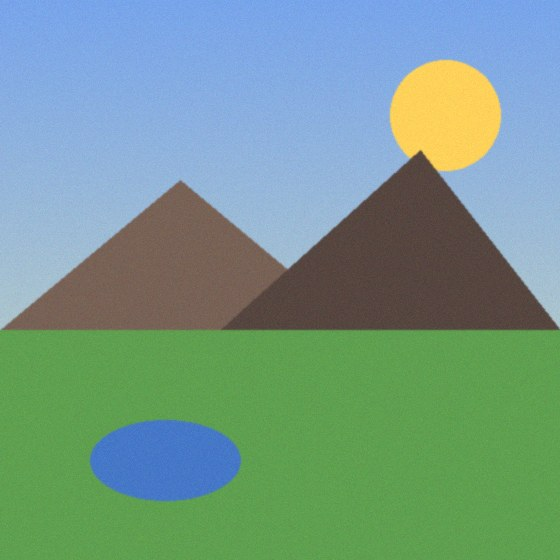
#> input picture scripts/fixtures/test-photo.jpg, 560 x 560 px
$ python -i lineart.py   (imports and definitions only)
#> lines starting #> are read from the running program, lines starting #| are printed output that depends on the picture; after the words box and inside, x2 and y2 are one past the last pixel; in counts of white or black regions, pixels touching at a corner belong together
### backend/pipeline/quantize.py
"""Etapa 2: cuantizacion de color (sin OpenCV).

Reduce la imagen a una paleta pequena con k-means en espacio LAB y produce un
mapa de etiquetas limpio. Dos ideas clave para acercarnos a la calidad
"Happy Color":

1. Muestreo ponderado por bordes: al entrenar k-means se da mas peso a los
   pixeles cerca de bordes/detalle (caras, rasgos) y menos a las zonas planas
   (fondos). Asi los colores "tienen sentido" en vez de gastarse en 20 grises
   casi identicos del fondo.

2. Filtro de mayoria sobre el mapa de etiquetas: cada pixel toma la etiqueta
   mas frecuente de su vecindad. Esto aplana la textura (acuarela, ruido) en
   zonas limpias y suaviza las fronteras -> menos "confeti", regiones grandes.
"""

import numpy as np
from skimage.color import lab2rgb, rgb2gray, rgb2lab
from skimage.filters import sobel
from skimage.filters.rank import majority
from skimage.morphology import disk
from sklearn.cluster import MiniBatchKMeans

SAMPLE_SIZE = 60000  # pixeles para entrenar k-means


def _hex(r: int, g: int, b: int) -> str:
    return "#%02x%02x%02x" % (int(r), int(g), int(b))


def quantize(rgb, n_colors=24, seed=42, detail_bias=4.0, clean_radius=2):
    """Cuantiza a `n_colors`.

    Args:
        detail_bias: cuanto se prioriza el detalle/bordes al elegir colores
            (0 = uniforme; mayor = mas resolucion de color en caras/rasgos).
        clean_radius: radio del filtro de mayoria para limpiar fronteras
            (0 lo desactiva; mayor = mas limpio pero pierde detalle fino).

    Returns:
        label_image (H, W) int32  -> indice de paleta por pixel
        palette     list[dict]    -> [{index, hex, rgb:[r,g,b]}]
    """
    h, w = rgb.shape[:2]
    n_colors = max(2, min(n_colors, 120))

    lab_img = rgb2lab(rgb.astype(np.float64) / 255.0)
    flat = lab_img.reshape(-1, 3).astype(np.float32)

    # Pesos de muestreo: mas probabilidad cerca de bordes (detalle).
    grad = sobel(rgb2gray(rgb.astype(np.float64) / 255.0))
    grad = grad / (grad.max() + 1e-6)
    weights = 1.0 + detail_bias * grad.reshape(-1)
    weights /= weights.sum()

    rng = np.random.default_rng(seed)
    n_sample = min(flat.shape[0], SAMPLE_SIZE)
    idx = rng.choice(flat.shape[0], size=n_sample, replace=True, p=weights)

    km = MiniBatchKMeans(
        n_clusters=n_colors, random_state=seed, n_init=3, max_iter=100, batch_size=4096
    )
    km.fit(flat[idx])
    labels = km.predict(flat)
    label_image = labels.reshape(h, w).astype(np.int32)

    # Limpieza de fronteras: filtro de mayoria (vota la etiqueta mas comun).
    if clean_radius and clean_radius > 0 and n_colors <= 256:
        smoothed = majority(label_image.astype(np.uint8), disk(int(clean_radius)))
        label_image = smoothed.astype(np.int32)

    # Centroides LAB -> RGB para la paleta.
    centers_lab = km.cluster_centers_.reshape(1, -1, 3).astype(np.float64)
    centers_rgb = (np.clip(lab2rgb(centers_lab), 0.0, 1.0) * 255.0).reshape(-1, 3)
    centers_rgb = np.round(centers_rgb).astype(np.uint8)

    palette = []
    for i, (r, g, b) in enumerate(centers_rgb):
        palette.append({"index": i, "hex": _hex(r, g, b), "rgb": [int(r), int(g), int(b)]})

    return label_image, palette

### backend/pipeline/lineart.py
"""Segmentacion por LINEAS (no por color) para el modo ilustracion/IA.

Replica como define Happy Color cada pieza: las regiones son las AREAS
ENCERRADAS por las lineas de tinta del dibujo, no trozos de color. Asi, al
pintar "la mejilla" se rellena toda la mejilla (delimitada por sus lineas), aunque
tenga varios tonos, en vez de muchas manchas por color.

Pasos:
  1. detectar las lineas (tinta fina y oscura) -> mascara de "muros"
  2. componentes conexas de lo NO-muro = piezas encerradas por lineas
  3. asignar los pixeles de linea a la pieza vecina mas cercana (sin huecos)
  4. fusionar piezas diminutas en su vecina
"""

import base64
import heapq
import io
from collections import defaultdict

import numpy as np
from PIL import Image
from scipy.ndimage import binary_closing, binary_opening, distance_transform_edt
from skimage.color import lab2rgb, rgb2gray, rgb2lab
from skimage.filters import sobel
from skimage.measure import find_contours, label as cc_label
from skimage.segmentation import slic
from sklearn.cluster import KMeans
from shapely.geometry import LinearRing

from .quantize import quantize


def _subdivide_large(region_map, n, rgb, max_area_px):
    """Parte las regiones MAS GRANDES que el tope en celdas (superpixeles) para
    que ningun clic pueda pintar mas de `max_area_px`. Las zonas pequenas y de
    detalle no se tocan."""
    area = np.bincount(region_map.ravel(), minlength=n)
    big = np.where(area > max_area_px * 1.2)[0]
    if len(big) == 0:
        return region_map, n
    total = region_map.size
    n_seg = max(8, int(total / (max_area_px * 0.7)))
    sp = slic(rgb, n_segments=n_seg, compactness=18, start_label=0, enforce_connectivity=True)
    out = region_map.copy()
    nxt = n
    for r in big:
        mask = region_map == r
        first = True
        for s in np.unique(sp[mask]):
            cell = mask & (sp == s)
            if not cell.any():
                continue
            if first:
                first = False  # la primera celda conserva el id r
                continue
            out[cell] = nxt
            nxt += 1
    uniq = np.unique(out)
    remap = np.zeros(int(uniq.max()) + 1, dtype=np.int64)
    remap[uniq] = np.arange(len(uniq))
    return remap[out].astype(np.int32), len(uniq)


def auto_dark_thresh(rgb) -> float:
    """Umbral de tinta automatico: la tinta son los pixeles mas oscuros."""
    gray = rgb2gray(rgb.astype(np.float64) / 255.0)
    return float(np.clip(np.percentile(gray, 7) + 0.05, 0.18, 0.42))


def auto_edge_thresh(rgb) -> float:
    """Umbral de borde automatico: percentil alto de la magnitud del gradiente."""
    g = sobel(rgb2gray(rgb.astype(np.float64) / 255.0))
    return float(np.clip(np.percentile(g, 90), 0.05, 0.22))


def _ink_lines(rgb, dark_thresh: float = 0.32, line_width: int = 3) -> np.ndarray:
    """Mascara de las lineas de tinta: oscuras y FINAS (no los rellenos oscuros)."""
    gray = rgb2gray(rgb.astype(np.float64) / 255.0)
    dark = gray < dark_thresh
    k = line_width * 2 + 1
    thick = binary_opening(dark, structure=np.ones((k, k), dtype=bool))
    return dark & ~thick


# [66 lines left out: functions ink_walls, line_overlay_path, number_overlay_path, _mask_to_path, detect_walls, not called in this run]


def _region_means(region_map, n, rgb):
    flat = region_map.ravel()
    counts = np.bincount(flat, minlength=n).astype(np.float64)
    counts[counts == 0] = 1.0
    return np.stack(
        [np.bincount(flat, weights=rgb[:, :, c].ravel().astype(np.float64), minlength=n) / counts
         for c in range(3)], axis=1)


def _merge_small(region_map, n, rgb, min_area_pct):
    """Fusiona piezas con area < min_area en la vecina (mayor frontera; desempate color)."""
    h, w = region_map.shape
    min_area = max(1, int(h * w * (min_area_pct / 100.0)))
    area = np.bincount(region_map.ravel(), minlength=n).astype(np.int64)
    lab = rgb2lab(_region_means(region_map, n, rgb).reshape(1, -1, 3) / 255.0).reshape(-1, 3)

    adj = defaultdict(lambda: defaultdict(int))

    def accum(a, b):
        m = a != b
        if not m.any():
            return
        lo = np.minimum(a[m], b[m]).astype(np.int64)
        hi = np.maximum(a[m], b[m]).astype(np.int64)
        uniq, cnt = np.unique(lo * (n + 1) + hi, return_counts=True)
        for k, c in zip(uniq, cnt):
            ra, rb = int(k // (n + 1)), int(k % (n + 1))
            adj[ra][rb] += int(c)
            adj[rb][ra] += int(c)

    accum(region_map[:, :-1].ravel(), region_map[:, 1:].ravel())
    accum(region_map[:-1, :].ravel(), region_map[1:, :].ravel())

    parent = list(range(n))

    def find(x):
        r = x
        while parent[r] != r:
            r = parent[r]
        while parent[x] != r:
            parent[x], x = r, parent[x]
        return r

    def merge_into_best(root):
        nb = adj.get(root)
        if not nb:
            return None
        best, bborder, bdist = None, -1, None
        ml = lab[root]
        for nn, border in nb.items():
            nr = find(nn)
            if nr == root:
                continue
            d = float(np.linalg.norm(lab[nr] - ml))
            if border > bborder or (border == bborder and (bdist is None or d < bdist)):
                best, bborder, bdist = nr, border, d
        if best is None:
            return None
        parent[root] = best
        area[best] += area[root]
        for nn, border in nb.items():
            nr = find(nn)
            if nr == best:
                continue
            adj[best][nr] += border
            adj[nr][best] += border
            adj[nr].pop(root, None)
        adj.pop(root, None)
        adj[best].pop(root, None)
        return best

    heap = [(int(area[r]), r) for r in range(n) if 0 < area[r] < min_area]
    heapq.heapify(heap)
    while heap:
        a_size, r = heapq.heappop(heap)
        root = find(r)
        if root != r or area[root] != a_size or area[root] >= min_area:
            continue
        surv = merge_into_best(root)
        if surv is not None and area[surv] < min_area:
            heapq.heappush(heap, (int(area[surv]), surv))

    roots = np.array([find(r) for r in range(n)], dtype=np.int64)
    uniq = np.unique(roots)
    remap = np.zeros(n, dtype=np.int64)
    remap[uniq] = np.arange(len(uniq))
    out = remap[roots][region_map].astype(np.int32)
    return out, len(uniq)


# [16 lines left out: functions regions_from_lines, _regions_from_walls, not called in this run]


def _hex(r, g, b):
    return "#%02x%02x%02x" % (int(r), int(g), int(b))


def _region_means_u8(region_map, n, rgb):
    return np.clip(np.round(_region_means(region_map, n, rgb)), 0, 255).astype(np.uint8)


def piece_walls(rgb, dark_thresh=0.32, piece_edge_thresh=0.12):
    """Muros de PIEZA = lineas de tinta + bordes fuertes (formas/colores marcados).

    Garantiza que se formen piezas (aunque la deteccion de tinta falle) y delimita
    formas, pero el sombreado SUAVE (gradiente debil) NO supera el umbral, asi que
    no parte la pieza -> esa pieza queda multitono.
    """
    gray = rgb2gray(rgb.astype(np.float64) / 255.0)
    walls = _ink_lines(rgb, dark_thresh) | (sobel(gray) > piece_edge_thresh)
    return binary_closing(walls, structure=np.ones((3, 3), dtype=bool))


def capped_clusters(region_map, n, numbers, max_area_px):
    """Clusters = zonas contiguas del MISMO numero, pero con tope de area.

    Un clic pinta un cluster. Las zonas grandes del mismo color se parten en
    varios clusters (<= max_area_px) para que un clic no pinte medio cuadro.
    """
    from collections import deque

    numbers = np.asarray(numbers)
    area = np.bincount(region_map.ravel(), minlength=n).astype(np.int64)

    adj = defaultdict(set)

    def accum(a, b):
        m = a != b
        if not m.any():
            return
        lo = np.minimum(a[m], b[m]).astype(np.int64)
        hi = np.maximum(a[m], b[m]).astype(np.int64)
        for key in np.unique(lo * (n + 1) + hi):
            ra, rb = int(key // (n + 1)), int(key % (n + 1))
            adj[ra].add(rb)
            adj[rb].add(ra)

    accum(region_map[:, :-1].ravel(), region_map[:, 1:].ravel())
    accum(region_map[:-1, :].ravel(), region_map[1:, :].ravel())

    cluster = [-1] * n
    cid = 0
    for s in range(n):
        if cluster[s] != -1:
            continue
        cluster[s] = cid
        cur = int(area[s])
        q = deque([s])
        while q:
            x = q.popleft()
            for nb in adj.get(x, ()):
                if cluster[nb] == -1 and numbers[nb] == numbers[s] and cur + area[nb] <= max_area_px:
                    cluster[nb] = cid
                    cur += int(area[nb])
                    q.append(nb)
        cid += 1
    return cluster


def _build_palette(numbers, means, centers, k, multitone, multitone_spread):
    """Paleta de la UI: representante por numero + swatches si es multitono."""
    n = len(numbers)
    palette = []
    for g in range(k):
        cols = means[[i for i in range(n) if numbers[i] == g]]
        if multitone and len(cols) > 1:
            spread = float(np.mean(np.std(cols.astype(np.float64), axis=0)))
            lum = cols.astype(np.float64) @ np.array([0.299, 0.587, 0.114])
            order = np.argsort(lum)
            swatches = [_hex(*cols[p]) for p in order[[0, len(order) // 2, len(order) - 1]]]
        else:
            spread = 0.0
            swatches = [_hex(*centers[g])]
        palette.append({
            "index": g, "hex": _hex(*centers[g]),
            "multitone": bool(multitone and spread > multitone_spread), "swatches": swatches,
        })
    return palette


# Presets de DIFICULTAD para fotos. Controlan cuanto detalle/numeros tiene el
# cuadro. Mas colores (n_colors) y piezas mas pequenas (min_piece) = mas detalle
# tanto en el DIBUJO (lineas) como en la fidelidad del resultado pintado.
#   easy   = areas grandes, pocos clics (para empezar)
#   hard   = mucho detalle, mas reto
PHOTO_DIFFICULTY = {
    "easy":   dict(n_colors=18, clean_radius=5, min_piece_pct=0.11, max_cluster_pct=9.0),
    "medium": dict(n_colors=30, clean_radius=4, min_piece_pct=0.055, max_cluster_pct=6.0),
    "hard":   dict(n_colors=46, clean_radius=3, min_piece_pct=0.028, max_cluster_pct=4.5),
}


# [58 lines left out: function build_photo, not called in this run]


def build_lineart(rgb, n_numbers=60, max_cluster_pct=6.0, piece_edge_thresh=None,
                  dark_thresh=None, fine_colors=72, multitone=True, multitone_spread=6.0):
    """Color-by-number por LINEAS para una ilustracion (estilo Happy Color).

    - Las sub-regiones se delimitan por las lineas del dibujo (+ bordes fuertes).
    - El NUMERO va por COLOR (no por pieza): azul es un numero, marron otro -> al
      pintar un numero solo se pintan colores de ESE numero (coherente).
    - Un CLIC pinta una zona contigua del mismo numero, con TOPE de area
      (max_cluster_pct % del lienzo) para que un clic no pinte medio cuadro.
    - multitono: cada sub-region con su tono fiel. plano: el color del numero.

    Returns: region_map, n_regions, fills, numbers, clusters, palette
    """
    h, w = rgb.shape[:2]
    if dark_thresh is None:
        dark_thresh = auto_dark_thresh(rgb)
    if piece_edge_thresh is None:
        piece_edge_thresh = auto_edge_thresh(rgb)

    # Muros = lineas de tinta + bordes fuertes (separan sub-regiones).
    walls = piece_walls(rgb, dark_thresh=dark_thresh, piece_edge_thresh=piece_edge_thresh)

    # Sub-regiones = areas de color que no cruzan lineas (conservan el detalle).
    fine, _pal = quantize(rgb, n_colors=fine_colors, clean_radius=1)
    masked = fine.astype(np.int64)
    masked[walls] = -1
    sub = cc_label(masked, background=-1, connectivity=1)
    if (sub == 0).any() and (sub > 0).any():
        idx = distance_transform_edt(sub == 0, return_distances=False, return_indices=True)
        sub = sub[tuple(idx)]
    uniq = np.unique(sub)
    remap = np.zeros(int(uniq.max()) + 1, dtype=np.int64)
    remap[uniq] = np.arange(len(uniq))
    region_map = remap[sub].astype(np.int32)
    region_map, n = _merge_small(region_map, len(uniq), rgb, min_area_pct=0.006)

    # Subdividir zonas grandes para respetar el tope de area por clic.
    max_area_px = max(1, int(h * w * (max_cluster_pct / 100.0)))
    region_map, n = _subdivide_large(region_map, n, rgb, max_area_px)

    means = _region_means_u8(region_map, n, rgb)

    # NUMERO por color de la sub-region (coherente: azul!=marron).
    means_lab = rgb2lab(means.reshape(1, -1, 3) / 255.0).reshape(-1, 3)
    k = int(max(1, min(n_numbers, n)))
    km = KMeans(n_clusters=k, n_init=4, random_state=42).fit(means_lab)
    numbers = km.labels_.astype(int).tolist()
    centers = np.round(np.clip(lab2rgb(km.cluster_centers_.reshape(1, -1, 3)), 0, 1) * 255.0)
    centers = centers.reshape(-1, 3).astype(np.uint8)

    # CLUSTERS (clics) con tope de area.
    clusters = capped_clusters(region_map, n, numbers, max_area_px)

    # FILLS: multitono = tono fiel; plano = color del numero.
    if multitone:
        fills = [_hex(*means[i]) for i in range(n)]
    else:
        fills = [_hex(*centers[numbers[i]]) for i in range(n)]

    # PALETA: representante + multitono (si el numero tiene varios tonos).
    palette = _build_palette(numbers, means, centers, k, multitone, multitone_spread)
    return region_map, n, fills, numbers, clusters, palette

>>> import cv2
>>> picture = cv2.cvtColor(cv2.imread('../../scripts/fixtures/test-photo.jpg'), cv2.COLOR_BGR2RGB)
>>> result = build_lineart(picture)
#> in auto_dark_thresh, `gray = rgb2gray(rgb.astype(np.float64) / 255.0)`:
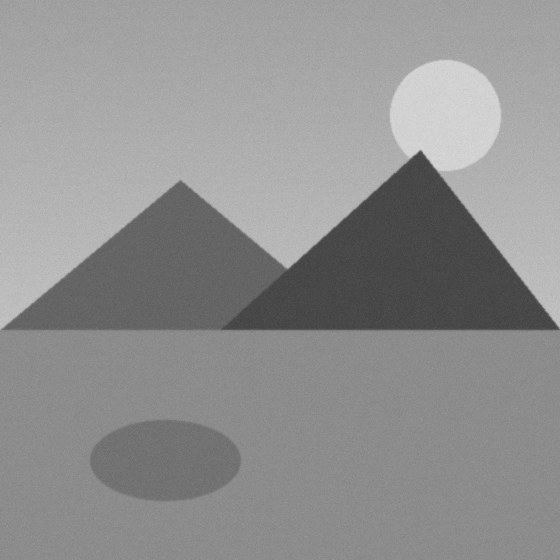
#> gray: shape (560, 560) float64; min 0.248, max 0.85, mean 0.566
#> in build_lineart, `dark_thresh = auto_dark_thresh(rgb)`: dark_thresh = 0.34
#> in auto_edge_thresh, `g = sobel(rgb2gray(rgb.astype(np.float64) / 255.0))`:
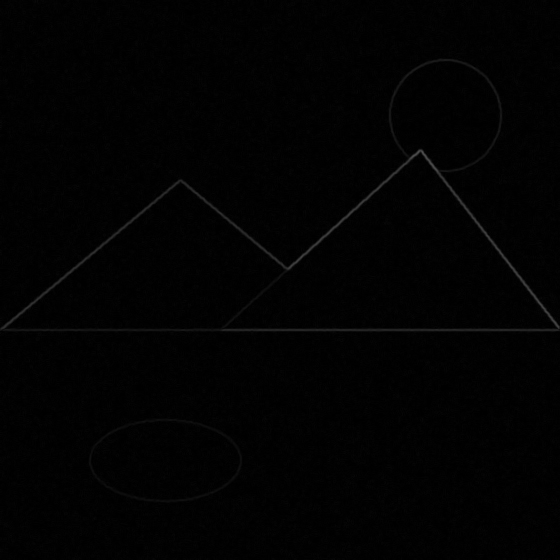
#> g: shape (560, 560) float64; min 0, max 0.315, mean 0.00987
#> in build_lineart, `piece_edge_thresh = auto_edge_thresh(rgb)`: piece_edge_thresh = 0.05
#> in _ink_lines, `dark = gray < dark_thresh`:
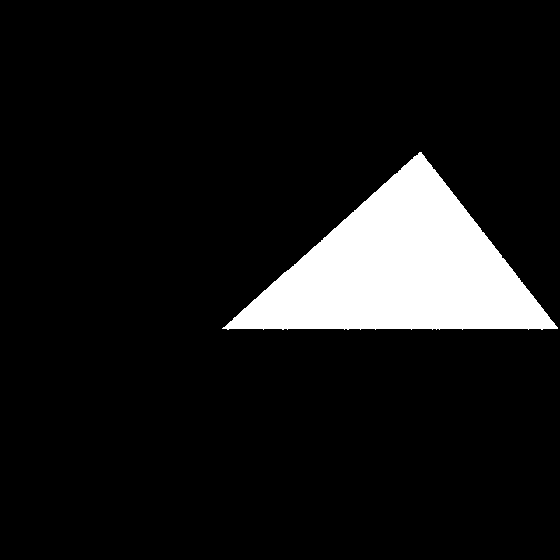
#> dark: shape (560, 560) bool; 9.6% white; 1 white region, box (x1, y1, x2, y2) and area: (222, 152, 558, 330) 29957
#> in _ink_lines, `thick = binary_opening(dark, structure=np.ones((k, k), dtype=bool))`: thick: shape (560, 560) bool; 9.5% white; 1 white region, box (x1, y1, x2, y2) and area: (229, 155, 554, 329) 29888
#> in _ink_lines, `return dark & ~thick`: returned value: shape (560, 560) bool; 0.02% white in thin lines or dots, all inside (x1, y1, x2, y2) = (222, 152, 558, 330)
#> in piece_walls, `walls = _ink_lines(rgb, dark_thresh) | (sobel(gray) > piece_edge_thresh)`: walls: shape (560, 560) bool; 1.6% white in thin lines or dots, all inside (x1, y1, x2, y2) = (0, 59, 560, 502)
#> in piece_walls, `return binary_closing(walls, structure=np.ones((3, 3), dtype=bool))`: returned value: shape (560, 560) bool; 1.6% white in thin lines or dots, all inside (x1, y1, x2, y2) = (1, 59, 559, 502)
#> in quantize, `lab_img = rgb2lab(rgb.astype(np.float64) / 255.0)`: lab_img: shape (560, 560, 3) float64; mean of channels 0, 1, 2 60.6, -12.8, 4.3
#> in quantize, `smoothed = majority(label_image.astype(np.uint8), disk(int(clean_radiu..`:
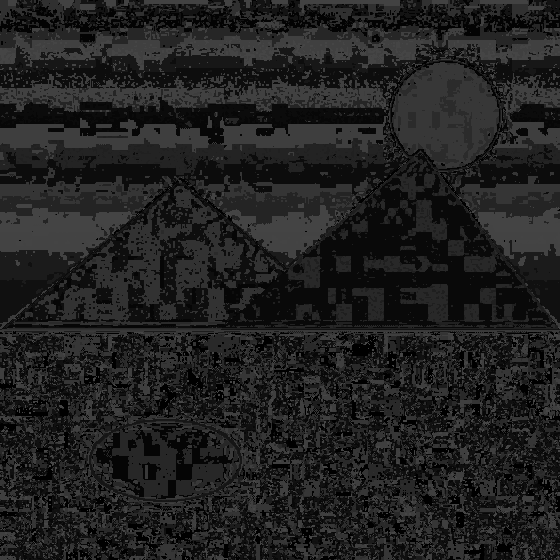
#> smoothed: shape (560, 560); min 0, max 71, mean 32.6
#> in build_lineart, `masked[walls] = -1`:
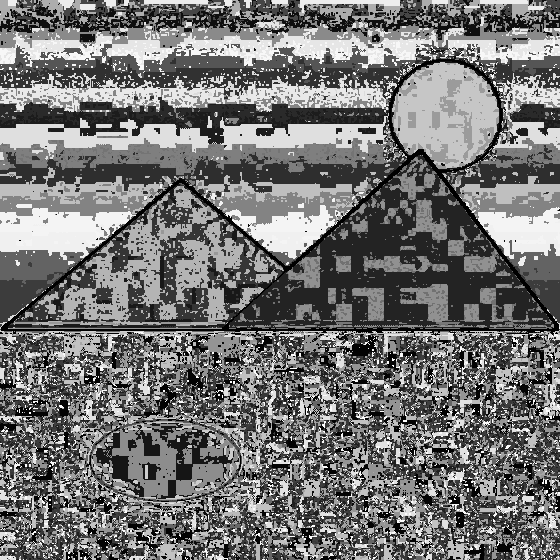
#> masked: shape (560, 560) int64; min -1, max 71, mean 32.1; drawn with min black and max white
#> in build_lineart, `sub = cc_label(masked, background=-1, connectivity=1)`:
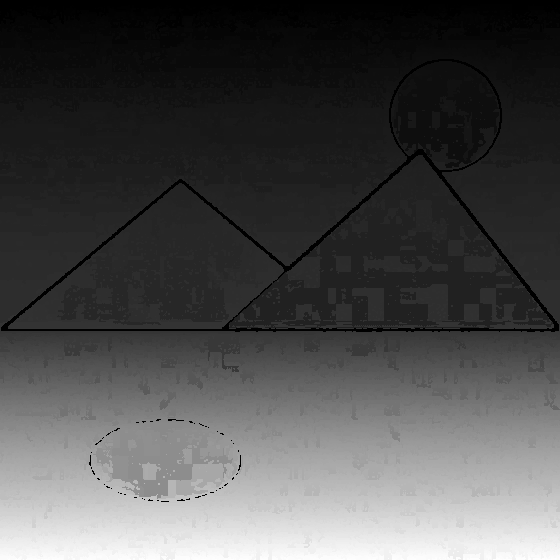
#> sub: shape (560, 560) int64; min 0, max 32327, mean 9764.4; drawn with min black and max white
#> the loop in accum, `for k, c in zip(uniq, cnt):` made 50844 passes
#> (k, c, ra, rb) on passes 1 to 3: (1, 6, 0, 1), (4, 3, 0, 4), (6, 1, 0, 6)
#> after the loop in accum, `for k, c in zip(uniq, cnt):`: adj = 32327 items
#> the loop in accum (call 2), `for k, c in zip(uniq, cnt):` made 52121 passes
#> (k, c, ra, rb) on passes 1 to 3: (1, 8, 0, 1), (4, 4, 0, 4), (6, 6, 0, 6)
#> in _merge_small, `heap = [(int(area[r]), r) for r in range(n) if 0 < area[r] < min_area]`: heap = 30412 items
#> the loop in _merge_small, `while heap:` made 43133 passes
#> (root, nb in merge_into_best, ml in merge_into_best, surv) on passes 1 to 3: (3, {2: 1, 4: 2}, [67.48, 3.15, -38.83], 4), (11, {0: 2, 10: 1}, [67.85, 3.11, -38.8], 0), (35, {34: 2, 36: 1}, [66.36, 3.4, -40.06], 34)
#> in _merge_small, `out = remap[roots][region_map].astype(np.int32)`:
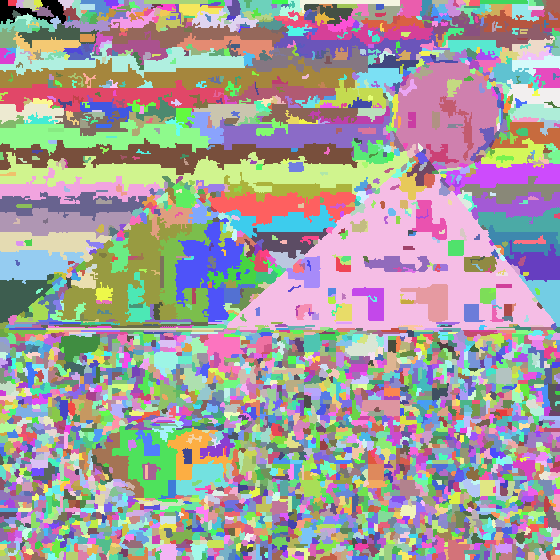
#> out: shape (560, 560) int32; 3560 distinct labels, from 0 to 3559; one colour per label, 0 black
#> the loop in accum, `for key in np.unique(lo * (n + 1) + hi):` made 8160 passes
#> key on passes 5 to 7: 33, 60, 61
#> the loop in accum (call 2), `for key in np.unique(lo * (n + 1) + hi):` made 8327 passes
